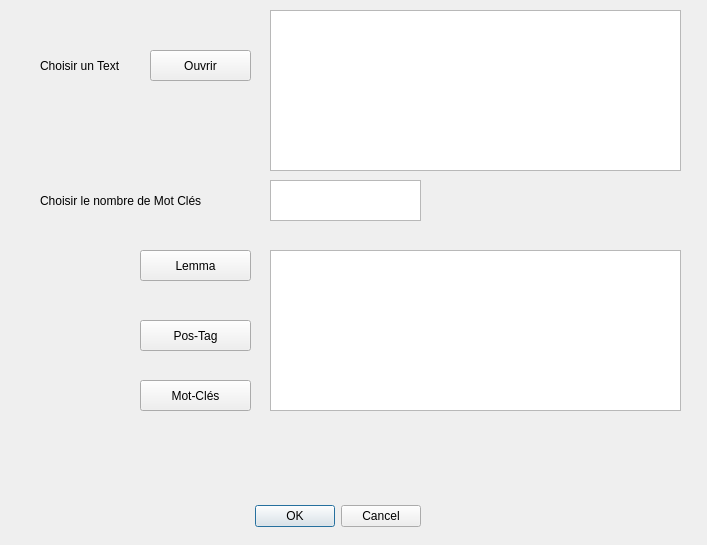
<?xml version="1.0" encoding="UTF-8"?>
<ui version="4.0">
 <class>Dialog</class>
 <widget class="QDialog" name="Dialog">
  <property name="geometry">
   <rect>
    <x>0</x>
    <y>0</y>
    <width>707</width>
    <height>545</height>
   </rect>
  </property>
  <property name="windowTitle">
   <string>Dialog</string>
  </property>
  <widget class="QDialogButtonBox" name="buttonBox">
   <property name="geometry">
    <rect>
     <x>100</x>
     <y>500</y>
     <width>321</width>
     <height>32</height>
    </rect>
   </property>
   <property name="orientation">
    <enum>Qt::Horizontal</enum>
   </property>
   <property name="standardButtons">
    <set>QDialogButtonBox::Cancel|QDialogButtonBox::Ok</set>
   </property>
  </widget>
  <widget class="QPushButton" name="pushButton">
   <property name="geometry">
    <rect>
     <x>150</x>
     <y>50</y>
     <width>101</width>
     <height>31</height>
    </rect>
   </property>
   <property name="text">
    <string>Ouvrir</string>
   </property>
  </widget>
  <widget class="QPlainTextEdit" name="plainTextEdit_2">
   <property name="geometry">
    <rect>
     <x>270</x>
     <y>10</y>
     <width>411</width>
     <height>161</height>
    </rect>
   </property>
  </widget>
  <widget class="QLabel" name="label_2">
   <property name="geometry">
    <rect>
     <x>40</x>
     <y>50</y>
     <width>111</width>
     <height>31</height>
    </rect>
   </property>
   <property name="styleSheet">
    <string notr="true">font: 10pt &quot;MS Shell Dlg 2&quot;;</string>
   </property>
   <property name="text">
    <string>Choisir un Text</string>
   </property>
  </widget>
  <widget class="QPushButton" name="pushButton_3">
   <property name="geometry">
    <rect>
     <x>140</x>
     <y>380</y>
     <width>111</width>
     <height>31</height>
    </rect>
   </property>
   <property name="styleSheet">
    <string notr="true">font: 75 10pt &quot;MS Shell Dlg 2&quot;;
</string>
   </property>
   <property name="text">
    <string>Mot-Clés</string>
   </property>
  </widget>
  <widget class="QPlainTextEdit" name="plainTextEdit">
   <property name="geometry">
    <rect>
     <x>270</x>
     <y>250</y>
     <width>411</width>
     <height>161</height>
    </rect>
   </property>
  </widget>
  <widget class="QLabel" name="label_3">
   <property name="geometry">
    <rect>
     <x>40</x>
     <y>180</y>
     <width>181</width>
     <height>41</height>
    </rect>
   </property>
   <property name="styleSheet">
    <string notr="true">font: 75 10pt &quot;MS Shell Dlg 2&quot;;
font: 11pt &quot;MS Shell Dlg 2&quot;;
font: 10pt &quot;MS Shell Dlg 2&quot;;</string>
   </property>
   <property name="text">
    <string>Choisir le nombre de Mot Clés</string>
   </property>
  </widget>
  <widget class="QPlainTextEdit" name="plainTextEdit_3">
   <property name="geometry">
    <rect>
     <x>270</x>
     <y>180</y>
     <width>151</width>
     <height>41</height>
    </rect>
   </property>
  </widget>
  <widget class="QPushButton" name="pushButton_4">
   <property name="geometry">
    <rect>
     <x>140</x>
     <y>320</y>
     <width>111</width>
     <height>31</height>
    </rect>
   </property>
   <property name="styleSheet">
    <string notr="true">font: 75 10pt &quot;MS Shell Dlg 2&quot;;
</string>
   </property>
   <property name="text">
    <string>Pos-Tag</string>
   </property>
  </widget>
  <widget class="QPushButton" name="pushButton_5">
   <property name="geometry">
    <rect>
     <x>140</x>
     <y>250</y>
     <width>111</width>
     <height>31</height>
    </rect>
   </property>
   <property name="styleSheet">
    <string notr="true">font: 75 10pt &quot;MS Shell Dlg 2&quot;;
</string>
   </property>
   <property name="text">
    <string>Lemma</string>
   </property>
  </widget>
  <widget class="QLabel" name="label">
   <property name="geometry">
    <rect>
     <x>150</x>
     <y>55</y>
     <width>41</width>
     <height>21</height>
    </rect>
   </property>
   <property name="styleSheet">
    <string notr="true">image: url(:/newPrefix/e.jpg);</string>
   </property>
   <property name="text">
    <string/>
   </property>
  </widget>
  <widget class="QLabel" name="label_4">
   <property name="geometry">
    <rect>
     <x>140</x>
     <y>380</y>
     <width>31</width>
     <height>31</height>
    </rect>
   </property>
   <property name="styleSheet">
    <string notr="true">image: url(:/newPrefix/d.png);</string>
   </property>
   <property name="text">
    <string/>
   </property>
  </widget>
  <widget class="QLabel" name="label_5">
   <property name="geometry">
    <rect>
     <x>140</x>
     <y>320</y>
     <width>31</width>
     <height>31</height>
    </rect>
   </property>
   <property name="styleSheet">
    <string notr="true">image: url(:/newPrefix/d.png);</string>
   </property>
   <property name="text">
    <string/>
   </property>
  </widget>
  <widget class="QLabel" name="label_6">
   <property name="geometry">
    <rect>
     <x>140</x>
     <y>250</y>
     <width>31</width>
     <height>31</height>
    </rect>
   </property>
   <property name="styleSheet">
    <string notr="true">image: url(:/newPrefix/d.png);</string>
   </property>
   <property name="text">
    <string/>
   </property>
  </widget>
 </widget>
 <resources>
  <include location="../f.qrc"/>
 </resources>
 <connections>
  <connection>
   <sender>buttonBox</sender>
   <signal>accepted()</signal>
   <receiver>Dialog</receiver>
   <slot>accept()</slot>
   <hints>
    <hint type="sourcelabel">
     <x>248</x>
     <y>254</y>
    </hint>
    <hint type="destinationlabel">
     <x>157</x>
     <y>274</y>
    </hint>
   </hints>
  </connection>
  <connection>
   <sender>buttonBox</sender>
   <signal>rejected()</signal>
   <receiver>Dialog</receiver>
   <slot>reject()</slot>
   <hints>
    <hint type="sourcelabel">
     <x>316</x>
     <y>260</y>
    </hint>
    <hint type="destinationlabel">
     <x>286</x>
     <y>274</y>
    </hint>
   </hints>
  </connection>
 </connections>
</ui>
